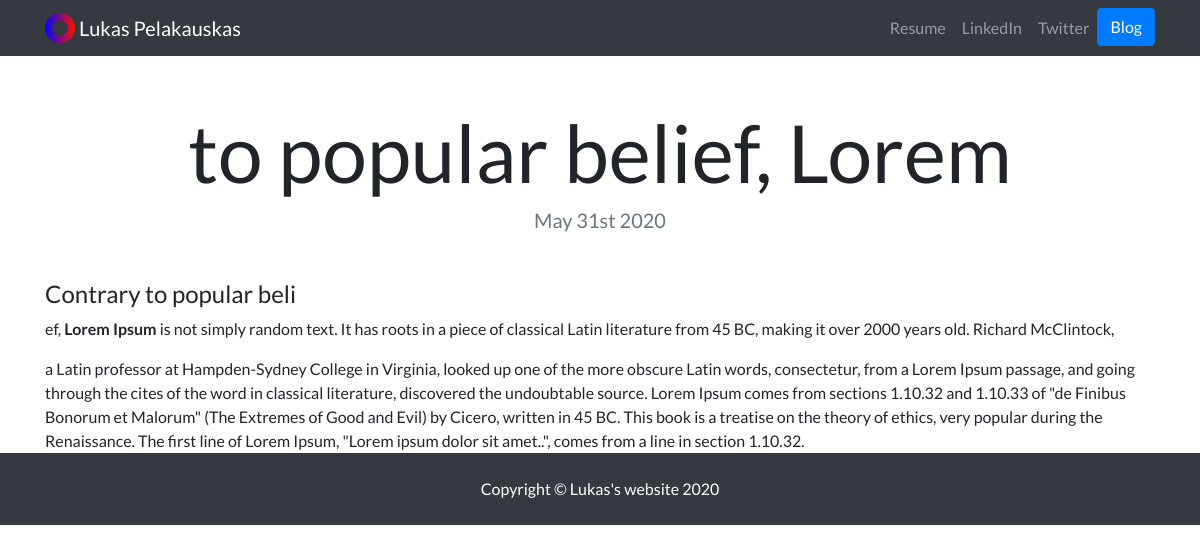
Page /blog/7/ on the committed database.
### blog/models.py (models this page shows, shortened)
class Post(models.Model):
    title = models.CharField(max_length=200)
    image = models.ImageField(upload_to='blog/images/')
    content = models.TextField()
    date = models.DateField()

### blog/views.py (the view)
# urls.py: path('<int:blog_id>/',views.detail, name='detail'),
def detail(request, blog_id):
    post = get_object_or_404(Post, pk=blog_id)
    return render(request, 'blog/detail.html',{'post':post})

### blog/templates/blog/detail.html
{% extends "port/base.html" %}
{% load static %}
{% block content %}
<h1 class="text-center mt-5" id="blogdetailtitle">{{ post.title }}</h1>
<h5 class="text-center text-muted mb-5">{{ post.date|date:'F jS Y' }}</h5>
{{ post.content|safe }}
{% endblock %}

### portfolio/static/portfolio/custom.css (style rules this page uses)
body { padding-top: 56px; font-family: 'Lato', sans-serif; }
@media (min-width: 992px) { #blogdetailtitle { font-size: 5rem; } }

### rows in the picture
Post: title "to popular belief, Lorem", date "May 31st 2020", content "Contrary to popular beli ef, Lorem Ipsum is not simply random text. It has roots in a piece of classical Latin literature from 45 BC, making it over 2000 years old. Richard McClintock, a Latin professor at Hampden-Sydney College in Virginia, looked up one of the more obscure Latin words, consectetur, from a Lorem Ipsum passage, and going through the cites of the word in classical literature, discovered the undoubtable source. Lorem Ipsum comes from sections 1.10.32 and 1.10.33 of \"de Finibus Bonorum et Malorum\" (The Extremes of Good and Evil) by Cicero, written in 45 BC. This book is a treatise on the theory of ethics, very popular during the Renaissance. The first line of Lorem Ipsum,…"
